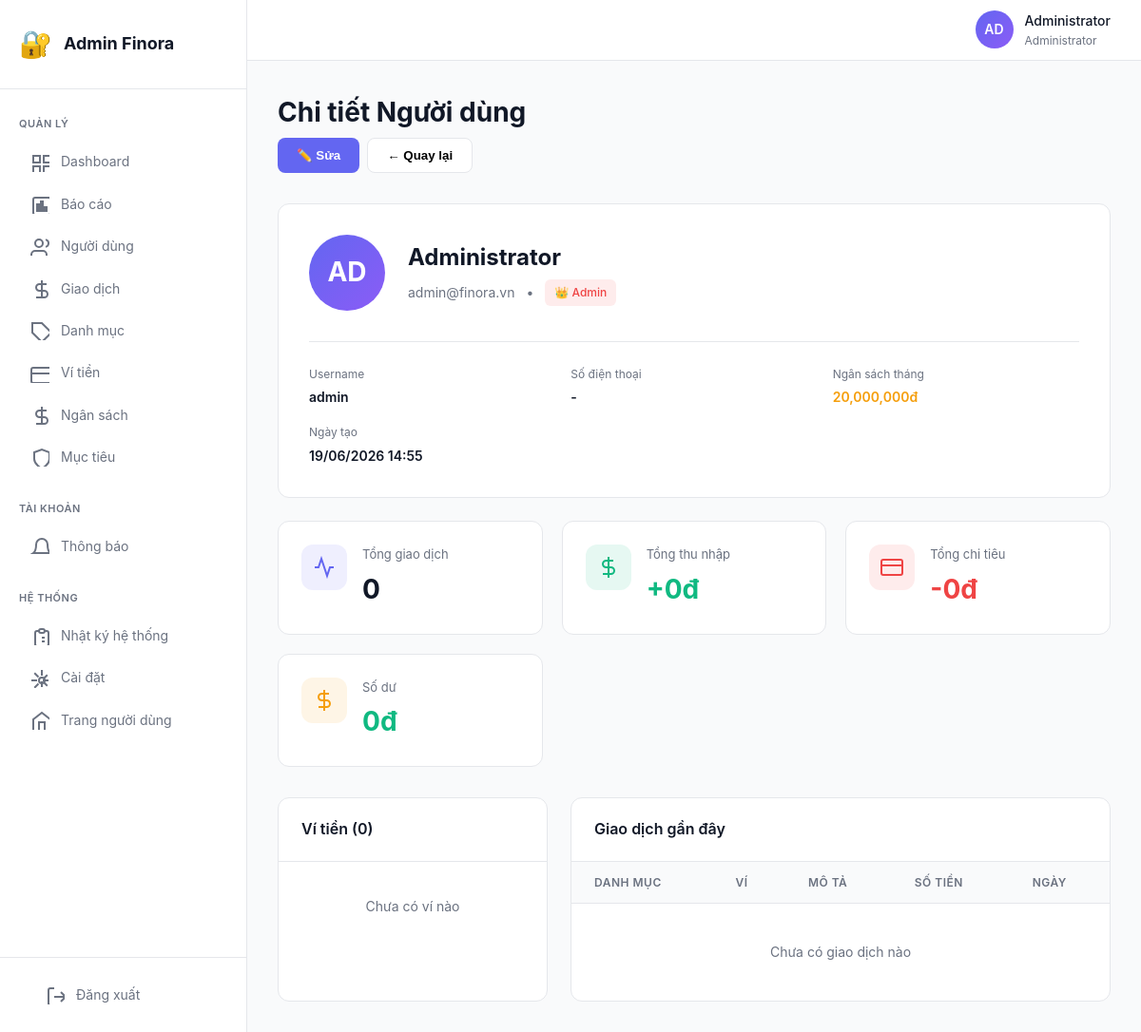
Page /admin/user-detail.php?id=1 on the committed database.
### tables this page shows
CREATE TABLE users (
    id INT AUTO_INCREMENT PRIMARY KEY,
    username VARCHAR(50) UNIQUE NOT NULL,
    email VARCHAR(255) UNIQUE NOT NULL,
    password VARCHAR(255) NOT NULL,
    full_name VARCHAR(100) NOT NULL,
    avatar VARCHAR(255) DEFAULT NULL,
    phone VARCHAR(20) DEFAULT NULL,
    role ENUM('admin', 'user') DEFAULT 'user',
    currency VARCHAR(10) DEFAULT 'VND',
    monthly_budget DECIMAL(15,2) DEFAULT 0,
    remember_token VARCHAR(100) DEFAULT NULL,
    is_active TINYINT(1) DEFAULT 1,
    created_at TIMESTAMP DEFAULT CURRENT_TIMESTAMP,
    updated_at TIMESTAMP DEFAULT CURRENT_TIMESTAMP ON UPDATE CURRENT_TIMESTAMP,
    last_login TIMESTAMP NULL,
    INDEX idx_email (email),
    INDEX idx_username (username),
    INDEX idx_role (role)
);

### admin/user-detail.php (the view, shortened to what this page needs)
<?php
require_once '../connect.php';
$user = [
    'id' => 1,
    'full_name' => 'Administrator',
    'email' => 'admin@fintrack.vn',
    'role' => 'admin'
];
$user_id = intval($_GET['id']);
$stmt = $conn->prepare("SELECT u.*,
                        COUNT(DISTINCT t.id) as total_transactions,
                        COALESCE(SUM(CASE WHEN t.type = 'income' THEN t.amount ELSE 0 END), 0) as total_income,
                        COALESCE(SUM(CASE WHEN t.type = 'expense' THEN t.amount ELSE 0 END), 0) as total_expense,
                        COUNT(DISTINCT w.id) as total_wallets,
                        COUNT(DISTINCT b.id) as total_budgets,
                        COUNT(DISTINCT sg.id) as total_goals
                        FROM users u
                        LEFT JOIN transactions t ON u.id = t.user_id
                        LEFT JOIN wallets w ON u.id = w.user_id
                        LEFT JOIN budgets b ON u.id = b.user_id
                        LEFT JOIN savings_goals sg ON u.id = sg.user_id
                        WHERE u.id = ?
                        GROUP BY u.id");
$stmt->bind_param("i", $user_id);
$stmt->execute();
$detail_user = $stmt->get_result()->fetch_assoc();
$recent_tx = $conn->prepare("SELECT t.*, c.name as category_name, c.icon, w.name as wallet_name
                             FROM transactions t
                             JOIN categories c ON t.category_id = c.id
                             JOIN wallets w ON t.wallet_id = w.id
                             WHERE t.user_id = ?
                             ORDER BY t.transaction_date DESC, t.created_at DESC
                             LIMIT 10");
$recent_tx->bind_param("i", $user_id);
$recent_tx->execute();
$transactions = $recent_tx->get_result();
$wallets_query = $conn->prepare("SELECT * FROM wallets WHERE user_id = ? ORDER BY created_at DESC");
$wallets_query->bind_param("i", $user_id);
$wallets_query->execute();
$wallets = $wallets_query->get_result();
?>
<!DOCTYPE html>
<html lang="vi">
<head>
    <link rel="stylesheet" href="assets/css/admin.css">
</head>
<body>
    <?php include 'includes/sidebar.php'; ?>
    <div class="main-content">
        <?php include 'includes/header.php'; ?>
        <div class="content">
            <div class="page-header">
                <h1>Chi tiết Người dùng</h1>
                <div style="display: flex; gap: 8px;">
                    <button onclick="window.location.href='user-edit.php?id=<?= $user_id ?>'" style="padding: 10px 20px; background: #6366F1; color: white; border: none; border-radius: 8px; font-weight: 600; cursor: pointer;">
                        ✏️ Sửa
                    </button>
                    <button onclick="window.location.href='users.php'" style="padding: 10px 20px; background: white; border: 1px solid #E5E7EB; border-radius: 8px; font-weight: 600; cursor: pointer;">
                        ← Quay lại
                    </button>
                </div>
            </div>
            <div class="card" style="margin-bottom: 24px;">
                <div style="padding: 32px;">
                    <div style="display: flex; align-items: center; gap: 24px; margin-bottom: 32px;">
                        <div style="width: 80px; height: 80px; border-radius: 50%; background: linear-gradient(135deg, #6366F1, #8B5CF6); color: white; display: flex; align-items: center; justify-content: center; font-weight: 700; font-size: 28px;">
                            <?= strtoupper(substr($detail_user['full_name'], 0, 2)) ?>
                        </div>
                        <div style="flex: 1;">
                            <h2 style="font-size: 24px; font-weight: 700; margin-bottom: 4px;">
                                <?= htmlspecialchars($detail_user['full_name']) ?>
                            </h2>
                            <div style="display: flex; align-items: center; gap: 12px; color: #6B7280;">
                                <span><?= htmlspecialchars($detail_user['email']) ?></span>
                                <span>•</span>
                                <span style="padding: 4px 10px; border-radius: 6px; font-size: 12px; font-weight: 500; background: <?= $detail_user['role'] == 'admin' ? 'rgba(239, 68, 68, 0.1)' : 'rgba(99, 102, 241, 0.1)' ?>; color: <?= $detail_user['role'] == 'admin' ? '#EF4444' : '#6366F1' ?>;">
                                    <?= $detail_user['role'] == 'admin' ? '👑 Admin' : '👤 User' ?>
                                </span>
                            </div>
                        </div>
                    </div>
                    <div style="display: grid; grid-template-columns: repeat(auto-fit, minmax(200px, 1fr)); gap: 16px; padding-top: 24px; border-top: 1px solid #E5E7EB;">
                        <div>
                            <div style="font-size: 12px; color: #6B7280; margin-bottom: 4px;">Username</div>
                            <div style="font-weight: 600;"><?= htmlspecialchars($detail_user['username']) ?></div>
                        </div>
                        <div>
                            <div style="font-size: 12px; color: #6B7280; margin-bottom: 4px;">Số điện thoại</div>
                            <div style="font-weight: 600;"><?= $detail_user['phone'] ? htmlspecialchars($detail_user['phone']) : '-' ?></div>
                        </div>
                        <div>
                            <div style="font-size: 12px; color: #6B7280; margin-bottom: 4px;">Ngân sách tháng</div>
                            <div style="font-weight: 600; color: #F59E0B;"><?= number_format($detail_user['monthly_budget']) ?>đ</div>
                        </div>
                        <div>
                            <div style="font-size: 12px; color: #6B7280; margin-bottom: 4px;">Ngày tạo</div>
                            <div style="font-weight: 600;"><?= date('d/m/Y H:i', strtotime($detail_user['created_at'])) ?></div>
                        </div>
                    </div>
                </div>
            </div>
            <div class="stats-grid">
                <div class="stat-card">
                    <div class="stat-icon" style="background: rgba(99, 102, 241, 0.1); color: #6366F1;">
                        <svg width="24" height="24" fill="none" stroke="currentColor" stroke-width="2">
                            <polyline points="22 12 18 12 15 21 9 3 6 12 2 12"/>
                        </svg>
                    </div>
                    <div class="stat-content">
                        <div class="stat-label">Tổng giao dịch</div>
                        <div class="stat-value"><?= number_format($detail_user['total_transactions']) ?></div>
                    </div>
                </div>
                <div class="stat-card">
                    <div class="stat-icon" style="background: rgba(16, 185, 129, 0.1); color: #10B981;">
                        <svg width="24" height="24" fill="none" stroke="currentColor" stroke-width="2">
                            <path d="M12 1v22m5-18H9.5a3.5 3.5 0 0 0 0 7h5a3.5 3.5 0 0 1 0 7H6"/>
                        </svg>
                    </div>
                    <div class="stat-content">
                        <div class="stat-label">Tổng thu nhập</div>
                        <div class="stat-value" style="color: #10B981;">+<?= number_format($detail_user['total_income']) ?>đ</div>
                    </div>
                </div>
                <div class="stat-card">
                    <div class="stat-icon" style="background: rgba(239, 68, 68, 0.1); color: #EF4444;">
                        <svg width="24" height="24" fill="none" stroke="currentColor" stroke-width="2">
                            <rect x="1" y="4" width="22" height="16" rx="2" ry="2"/>
                            <line x1="1" y1="10" x2="23" y2="10"/>
                        </svg>
                    </div>
                    <div class="stat-content">
                        <div class="stat-label">Tổng chi tiêu</div>
                        <div class="stat-value" style="color: #EF4444;">-<?= number_format($detail_user['total_expense']) ?>đ</div>
                    </div>
                </div>
                <div class="stat-card">
                    <div class="stat-icon" style="background: rgba(245, 158, 11, 0.1); color: #F59E0B;">
                        <svg width="24" height="24" fill="none" stroke="currentColor" stroke-width="2">
                            <path d="M12 1v22m5-18H9.5a3.5 3.5 0 0 0 0 7h5a3.5 3.5 0 0 1 0 7H6"/>
                        </svg>
                    </div>
                    <div class="stat-content">
                        <div class="stat-label">Số dư</div>
                        <div class="stat-value" style="color: <?= ($detail_user['total_income'] - $detail_user['total_expense']) >= 0 ? '#10B981' : '#EF4444' ?>;">
                            <?= number_format($detail_user['total_income'] - $detail_user['total_expense']) ?>đ
                        </div>
                    </div>
                </div>
            </div>
            <div style="display: grid; grid-template-columns: 1fr 2fr; gap: 24px; margin-top: 24px;">
                <div class="card">
                    <div class="card-header">
                        <h2>Ví tiền (<?= $detail_user['total_wallets'] ?>)</h2>
                    </div>
                    <div style="padding: 16px;">
                        <?php if ($wallets->num_rows > 0): ?>
                            <?php while ($wallet = $wallets->fetch_assoc()): ?>
                            <div style="padding: 12px; border: 1px solid #E5E7EB; border-radius: 8px; margin-bottom: 12px;">
                                <div style="display: flex; align-items: center; gap: 10px; margin-bottom: 6px;">
                                    <span style="font-size: 20px;"><?= $wallet['icon'] ?></span>
                                    <strong><?= htmlspecialchars($wallet['name']) ?></strong>
                                </div>
                                <div style="font-size: 18px; font-weight: 700; color: <?= $wallet['balance'] >= 0 ? '#10B981' : '#EF4444' ?>;">
                                    <?= number_format($wallet['balance']) ?>đ
                                </div>
                                <div style="font-size: 11px; color: #6B7280; margin-top: 4px;">
                                    <?= ucfirst($wallet['type']) ?>
                                </div>
                            </div>
                            <?php endwhile; ?>
                        <?php else: ?>
                            <div style="text-align: center; padding: 20px; color: #6B7280;">
                                Chưa có ví nào
                            </div>
                        <?php endif; ?>
                    </div>
                </div>
                <div class="card">
                    <div class="card-header">
                        <h2>Giao dịch gần đây</h2>
                    </div>
                    <div class="table-responsive">
                        <table class="table">
                            <thead>
                                <tr>
                                    <th>Danh mục</th>
                                    <th>Ví</th>
                                    <th>Mô tả</th>
                                    <th>Số tiền</th>
                                    <th>Ngày</th>
                                </tr>
                            </thead>
                            <tbody>
                                <?php if ($transactions->num_rows > 0): ?>
                                    <?php while ($tx = $transactions->fetch_assoc()): ?>
                                    <tr>
                                        <td>
                                            <span style="margin-right: 4px;"><?= $tx['icon'] ?></span>
                                            <?= htmlspecialchars($tx['category_name']) ?>
                                        </td>
                                        <td><?= htmlspecialchars($tx['wallet_name']) ?></td>
                                        <td><?= htmlspecialchars($tx['description']) ?></td>
                                        <td style="font-weight: 700; color: <?= $tx['type'] == 'income' ? '#10B981' : '#EF4444' ?>;">
                                            <?= $tx['type'] == 'income' ? '+' : '-' ?><?= number_format($tx['amount']) ?>đ
                                        </td>
                                        <td><?= date('d/m/Y', strtotime($tx['transaction_date'])) ?></td>
                                    </tr>
                                    <?php endwhile; ?>
                                <?php else: ?>
                                    <tr>
                                        <td colspan="5" style="text-align: center; padding: 40px; color: #6B7280;">
                                            Chưa có giao dịch nào
                                        </td>
                                    </tr>
                                <?php endif; ?>
                            </tbody>
                        </table>
                    </div>
                </div>
            </div>
        </div>
    </div>
</body>
</html>

### admin/includes/header.php (shortened to what this page needs)
<header class="header">
    <div class="header-right">
        <div class="user-menu">
            <div class="user-avatar">
                <?php
                if (isset($user) && isset($user['full_name'])) {
                    echo strtoupper(substr($user['full_name'], 0, 2));
                } else {
                    echo 'AD';
                }
                ?>
            </div>
            <div class="user-info">
                <div class="user-name"><?php echo isset($user) && isset($user['full_name']) ? htmlspecialchars($user['full_name']) : 'Administrator'; ?></div>
                <div class="user-role">Administrator</div>
            </div>
        </div>
    </div>
</header>

### rows in the picture
users: full_name "AD", full_name "Administrator", email "admin@finora.vn", username "admin", monthly_budget "20,000,000", created_at "19/06/2026 14:55"

### other values in the picture
$detail_user['total_transactions'] "0"
$detail_user['total_income'] "0"
$detail_user['total_expense'] "0"
$detail_user['total_income'] - $detail_user['total_expense'] "0"
$detail_user['total_wallets'] "0"
